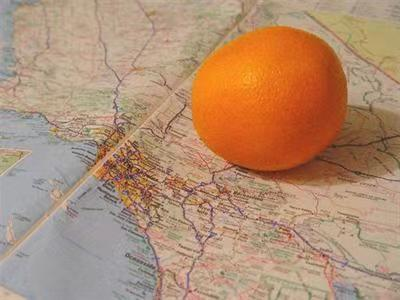
//> input picture imgs/orange.jpg, 400 x 300 px
$ ./lab1 ../../../imgs/orange.jpg   (built with g++ and OpenCV 4)
//> lines starting //> are read from the running program, lines starting //| are printed output that depends on the picture
// 2023/9/19
// zhangzhong
// https://docs.opencv.org/4.x/db/deb/tutorial_display_image.html

#include <opencv2/highgui.hpp>
#include <opencv2/imgcodecs.hpp>
#include <opencv2/opencv.hpp>

#include <fstream>
#include <iostream>
#include <string>

class MyClass {};

using namespace cv;

void convertToGray(const Mat& img, Mat& gray_img) {
    // step2: 将图像转成灰度图
    gray_img = Mat(img.rows, img.cols, CV_8UC1);
    for (int i = 0; i < gray_img.rows; i++) {
        for (int j = 0; j < gray_img.cols; j++) {
            // 通过公式将彩色图像转成灰度图
            // method 1. Average
            // gray_img.at<uchar>(i, j) = (img.at<Vec3b>(i, j)[0] +
            // img.at<Vec3b>(i, j)[1] + img.at<Vec3b>(i, j)[2]) / 3; methdo 2.
            // Weighted Average gray = 0.299*r + 0.587*g + 0.114*b
            // 但是实际上opencv的颜色顺序是BGR，所以应该是
            // reference: https://boofcv.org/index.php?title=Example_RGB_to_Gray
            gray_img.at<uchar>(i, j) = 0.114 * img.at<Vec3b>(i, j)[0] +
                                       0.587 * img.at<Vec3b>(i, j)[1] +
                                       0.299 * img.at<Vec3b>(i, j)[2];
        }
    }
}

int main(int argc, char* argv[]) {

    // get the first arg as path
    if (argc != 2) {
        std::printf("Usage: %s <path>\n", argv[0]);
        return 1;
    }

    std::string image_path = samples::findFile(argv[1]);
    Mat img = imread(image_path, IMREAD_COLOR);
//> img is the input picture: 300 rows x 400 cols, CV_8UC3; mean B, G, R 114.4, 141.8, 177.8

    if (img.empty()) {
        std::cout << "Could not read the image: " << image_path << std::endl;
        return 1;
    }

    imshow("Display window", img);
    // wait for a keystroke in the window
    waitKey(0);

    // 将图像转成灰度图
    Mat gray_img;
    // cvtColor(img, gray_img, COLOR_BGR2GRAY);
    convertToGray(img, gray_img);
//> after the loop in convertToGray, `for (int i = 0; i < gray_img.rows; i++)`:
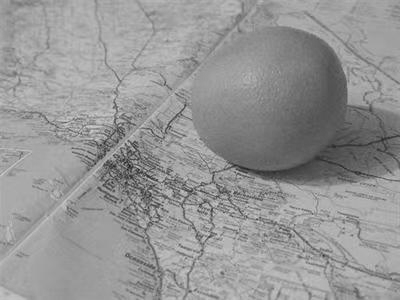
//> gray_img: 300 rows x 400 cols, CV_8UC1; min 21, max 210, mean 149

    imshow("Display window", gray_img);
    waitKey(0);

    // 保存灰度图
    imwrite("imgs/gray_orange.jpg", gray_img);

    // step3: 将每一个像素的灰度值写入一个文本文件
    std::ofstream fout("imgs/gray_orange.txt");
    for (int i = 0; i < gray_img.rows; i++) {
        for (int j = 0; j < gray_img.cols; j++) {
            fout << (int)gray_img.at<uchar>(i, j) << " ";
        }
        fout << std::endl;
    }
    fout.close();

    // step 4:
    // 对于每一个像素的灰度值乘以5，再加10，如果得到的值超过255，则将此数值直接用255代替，然后输出该图像
    Mat new_img = gray_img.clone();
    for (int i = 0; i < new_img.rows; i++) {
        for (int j = 0; j < new_img.cols; j++) {
            // 防止计算溢出
            int val = ((int)new_img.at<uchar>(i, j) * 5 + 10) % 256;
            // if (val > 255) {
            //     val = 255;
            // }
            new_img.at<uchar>(i, j) = val;
        }
    }
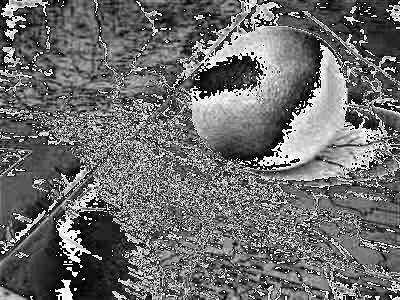
//> new_img: 300 rows x 400 cols, CV_8UC1; min 1, max 255, mean 108.8
    imshow("Display window", new_img);
    waitKey(0);
    imwrite("imgs/new_gray_orange.jpg", new_img);

    return 0;
}
